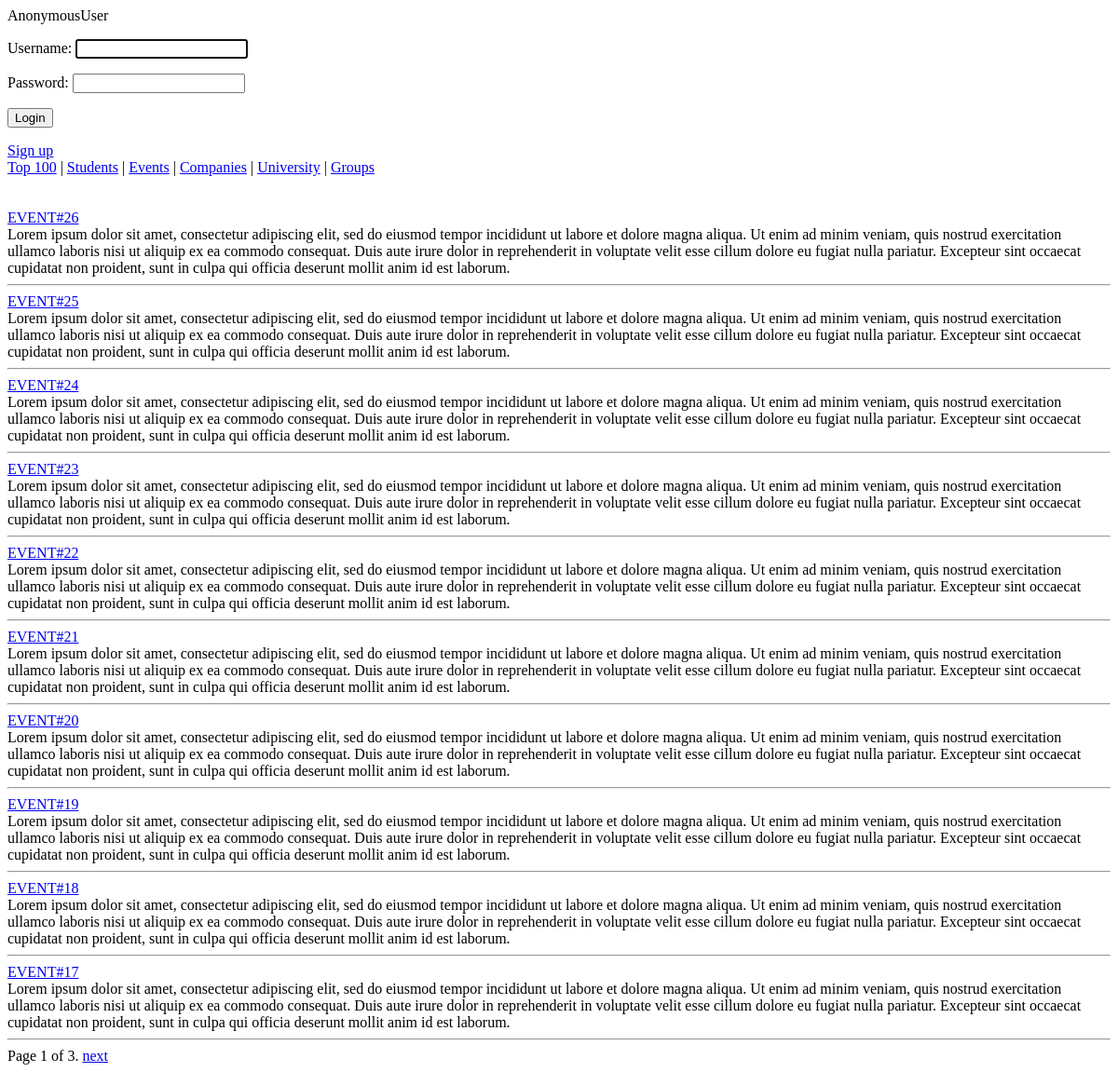
Screenshot of /events/ with the database file from the repository.
### events/models.py (models this page shows, shortened)
class Event(models.Model):
    creator = models.ForeignKey(User)
    name = models.CharField(max_length=250)
    text = models.TextField()
    date_published = models.DateTimeField(default=timezone.now, editable=False)
    subscribers = models.ManyToManyField(User, related_name="events")

### events/views.py (the view)
def all_events(request):
    events_all = Event.objects.all().order_by('-date_published')
    paginator = Paginator(events_all, 10)
    page = request.GET.get('page')
    if hasattr(request.user, 'teacher') or hasattr(request.user, 'company'):
        perm_to_create = True
    else:
        perm_to_create = False
    try:
        events = paginator.page(page)
    except PageNotAnInteger:
        events = paginator.page(1)
    except EmptyPage:
        events = paginator.page(paginator.num_pages)
    return render(request, 'events/all_events.html', {'events': events, 'perm_to_create': perm_to_create})

### ratings/ctx_log_processor.py (called while the page is built)
def auth_form(request):
    return {'form': AuthForm(), 'request': request}

### events/templates/events/all_events.html (shortened to what this page needs)
{% extends 'base.html' %}
{%block content%}
    <br />
	{% for event in events %}
        <a href="{% url 'events.views.event_page' pk=event.pk %}">{{ event.name | upper }}</a>
        <br />
        {{ event.text }}
        <hr>
    {% endfor %}
<div class="pagination">
    <span class="step-links">
        <span class="current">
            Page {{ events.number }} of {{ events.paginator.num_pages }}.
        </span>
        {% if events.has_next %}
            <a href="?page={{ events.next_page_number }}">next</a>
        {% endif %}
    </span>
</div>
{%endblock content%}

### rows the page displays
Event: name "EVENT#26", text "Lorem ipsum dolor sit amet, consectetur adipiscing elit, sed do eiusmod tempor incididunt ut labore et dolore magna aliqua. Ut enim ad minim veniam, quis nostrud exercitation ullamco laboris nisi ut aliquip ex ea commodo consequat. Duis aute irure dolor in reprehenderit in voluptate velit esse cillum dolore eu fugiat nulla pariatur. Excepteur sint occaecat cupidatat non proident, sunt in culpa qui officia deserunt mollit anim id est laborum."
Event: name "EVENT#25", text "Lorem ipsum dolor sit amet, consectetur adipiscing elit, sed do eiusmod tempor incididunt ut labore et dolore magna aliqua. Ut enim ad minim veniam, quis nostrud exercitation ullamco laboris nisi ut aliquip ex ea commodo consequat. Duis aute irure dolor in reprehenderit in voluptate velit esse cillum dolore eu fugiat nulla pariatur. Excepteur sint occaecat cupidatat non proident, sunt in culpa qui officia deserunt mollit anim id est laborum."
Event: name "EVENT#24", text "Lorem ipsum dolor sit amet, consectetur adipiscing elit, sed do eiusmod tempor incididunt ut labore et dolore magna aliqua. Ut enim ad minim veniam, quis nostrud exercitation ullamco laboris nisi ut aliquip ex ea commodo consequat. Duis aute irure dolor in reprehenderit in voluptate velit esse cillum dolore eu fugiat nulla pariatur. Excepteur sint occaecat cupidatat non proident, sunt in culpa qui officia deserunt mollit anim id est laborum."
Event: name "EVENT#23", text "Lorem ipsum dolor sit amet, consectetur adipiscing elit, sed do eiusmod tempor incididunt ut labore et dolore magna aliqua. Ut enim ad minim veniam, quis nostrud exercitation ullamco laboris nisi ut aliquip ex ea commodo consequat. Duis aute irure dolor in reprehenderit in voluptate velit esse cillum dolore eu fugiat nulla pariatur. Excepteur sint occaecat cupidatat non proident, sunt in culpa qui officia deserunt mollit anim id est laborum."
Event: name "EVENT#22", text "Lorem ipsum dolor sit amet, consectetur adipiscing elit, sed do eiusmod tempor incididunt ut labore et dolore magna aliqua. Ut enim ad minim veniam, quis nostrud exercitation ullamco laboris nisi ut aliquip ex ea commodo consequat. Duis aute irure dolor in reprehenderit in voluptate velit esse cillum dolore eu fugiat nulla pariatur. Excepteur sint occaecat cupidatat non proident, sunt in culpa qui officia deserunt mollit anim id est laborum."
Event: name "EVENT#21", text "Lorem ipsum dolor sit amet, consectetur adipiscing elit, sed do eiusmod tempor incididunt ut labore et dolore magna aliqua. Ut enim ad minim veniam, quis nostrud exercitation ullamco laboris nisi ut aliquip ex ea commodo consequat. Duis aute irure dolor in reprehenderit in voluptate velit esse cillum dolore eu fugiat nulla pariatur. Excepteur sint occaecat cupidatat non proident, sunt in culpa qui officia deserunt mollit anim id est laborum."
Event: name "EVENT#20", text "Lorem ipsum dolor sit amet, consectetur adipiscing elit, sed do eiusmod tempor incididunt ut labore et dolore magna aliqua. Ut enim ad minim veniam, quis nostrud exercitation ullamco laboris nisi ut aliquip ex ea commodo consequat. Duis aute irure dolor in reprehenderit in voluptate velit esse cillum dolore eu fugiat nulla pariatur. Excepteur sint occaecat cupidatat non proident, sunt in culpa qui officia deserunt mollit anim id est laborum."
Event: name "EVENT#19", text "Lorem ipsum dolor sit amet, consectetur adipiscing elit, sed do eiusmod tempor incididunt ut labore et dolore magna aliqua. Ut enim ad minim veniam, quis nostrud exercitation ullamco laboris nisi ut aliquip ex ea commodo consequat. Duis aute irure dolor in reprehenderit in voluptate velit esse cillum dolore eu fugiat nulla pariatur. Excepteur sint occaecat cupidatat non proident, sunt in culpa qui officia deserunt mollit anim id est laborum."
Event: name "EVENT#18", text "Lorem ipsum dolor sit amet, consectetur adipiscing elit, sed do eiusmod tempor incididunt ut labore et dolore magna aliqua. Ut enim ad minim veniam, quis nostrud exercitation ullamco laboris nisi ut aliquip ex ea commodo consequat. Duis aute irure dolor in reprehenderit in voluptate velit esse cillum dolore eu fugiat nulla pariatur. Excepteur sint occaecat cupidatat non proident, sunt in culpa qui officia deserunt mollit anim id est laborum."
Event: name "EVENT#17", text "Lorem ipsum dolor sit amet, consectetur adipiscing elit, sed do eiusmod tempor incididunt ut labore et dolore magna aliqua. Ut enim ad minim veniam, quis nostrud exercitation ullamco laboris nisi ut aliquip ex ea commodo consequat. Duis aute irure dolor in reprehenderit in voluptate velit esse cillum dolore eu fugiat nulla pariatur. Excepteur sint occaecat cupidatat non proident, sunt in culpa qui officia deserunt mollit anim id est laborum."

### other values shown
{{ user }} "AnonymousUser"
{{ events.number }} "1"
{{ events.paginator.num_pages }} "3"
